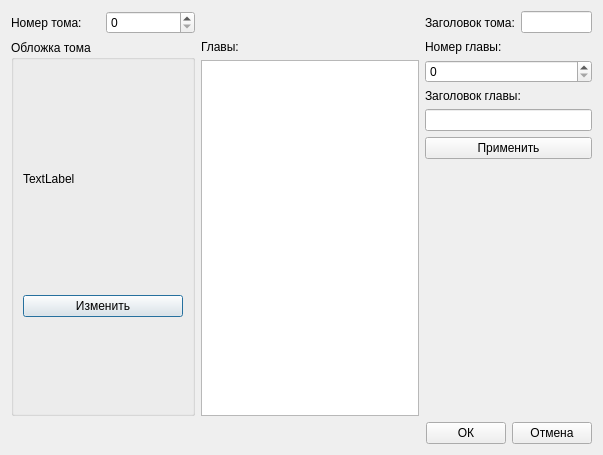
<?xml version="1.0" encoding="UTF-8"?>
<ui version="4.0">
 <class>VolumeProperties</class>
 <widget class="QDialog" name="VolumeProperties">
  <property name="geometry">
   <rect>
    <x>0</x>
    <y>0</y>
    <width>603</width>
    <height>455</height>
   </rect>
  </property>
  <property name="windowTitle">
   <string>Изменение свойств тома</string>
  </property>
  <layout class="QVBoxLayout" name="verticalLayout">
   <item>
    <layout class="QGridLayout" name="gridLayout">
     <item row="1" column="2">
      <widget class="QLabel" name="label_4">
       <property name="text">
        <string>Главы:</string>
       </property>
      </widget>
     </item>
     <item row="1" column="0" rowspan="2" colspan="2">
      <widget class="QGroupBox" name="groupBox">
       <property name="title">
        <string>Обложка тома</string>
       </property>
       <layout class="QVBoxLayout" name="verticalLayout_2">
        <item>
         <widget class="QLabel" name="lCover">
          <property name="minimumSize">
           <size>
            <width>160</width>
            <height>220</height>
           </size>
          </property>
          <property name="maximumSize">
           <size>
            <width>160</width>
            <height>220</height>
           </size>
          </property>
          <property name="text">
           <string>TextLabel</string>
          </property>
         </widget>
        </item>
        <item>
         <widget class="QPushButton" name="pbChangeCover">
          <property name="text">
           <string>Изменить</string>
          </property>
         </widget>
        </item>
        <item>
         <spacer name="verticalSpacer">
          <property name="orientation">
           <enum>Qt::Vertical</enum>
          </property>
          <property name="sizeHint" stdset="0">
           <size>
            <width>20</width>
            <height>87</height>
           </size>
          </property>
         </spacer>
        </item>
       </layout>
      </widget>
     </item>
     <item row="0" column="1">
      <widget class="QSpinBox" name="sbVolumeNum"/>
     </item>
     <item row="0" column="3">
      <widget class="QLabel" name="label_2">
       <property name="text">
        <string>Заголовок тома:</string>
       </property>
      </widget>
     </item>
     <item row="0" column="4">
      <widget class="QLineEdit" name="leVolumeName"/>
     </item>
     <item row="0" column="0">
      <widget class="QLabel" name="label">
       <property name="text">
        <string>Номер тома:</string>
       </property>
      </widget>
     </item>
     <item row="0" column="2">
      <spacer name="horizontalSpacer_2">
       <property name="orientation">
        <enum>Qt::Horizontal</enum>
       </property>
       <property name="sizeHint" stdset="0">
        <size>
         <width>40</width>
         <height>20</height>
        </size>
       </property>
      </spacer>
     </item>
     <item row="2" column="2">
      <widget class="QListView" name="lvChapters"/>
     </item>
     <item row="1" column="3" rowspan="2" colspan="2">
      <layout class="QVBoxLayout" name="verticalLayout_3">
       <item>
        <widget class="QLabel" name="label_5">
         <property name="text">
          <string>Номер главы:</string>
         </property>
        </widget>
       </item>
       <item>
        <widget class="QSpinBox" name="sbChapterNum"/>
       </item>
       <item>
        <widget class="QLabel" name="label_6">
         <property name="text">
          <string>Заголовок главы:</string>
         </property>
        </widget>
       </item>
       <item>
        <widget class="QLineEdit" name="leChapterName"/>
       </item>
       <item>
        <widget class="QPushButton" name="pbChapterApply">
         <property name="text">
          <string>Применить</string>
         </property>
        </widget>
       </item>
       <item>
        <spacer name="verticalSpacer_2">
         <property name="orientation">
          <enum>Qt::Vertical</enum>
         </property>
         <property name="sizeHint" stdset="0">
          <size>
           <width>20</width>
           <height>40</height>
          </size>
         </property>
        </spacer>
       </item>
      </layout>
     </item>
    </layout>
   </item>
   <item>
    <layout class="QHBoxLayout" name="horizontalLayout">
     <item>
      <spacer name="horizontalSpacer">
       <property name="orientation">
        <enum>Qt::Horizontal</enum>
       </property>
       <property name="sizeHint" stdset="0">
        <size>
         <width>40</width>
         <height>20</height>
        </size>
       </property>
      </spacer>
     </item>
     <item>
      <widget class="QPushButton" name="pbOK">
       <property name="text">
        <string>ОК</string>
       </property>
      </widget>
     </item>
     <item>
      <widget class="QPushButton" name="pbCancel">
       <property name="text">
        <string>Отмена</string>
       </property>
      </widget>
     </item>
    </layout>
   </item>
  </layout>
 </widget>
 <resources/>
 <connections/>
</ui>
